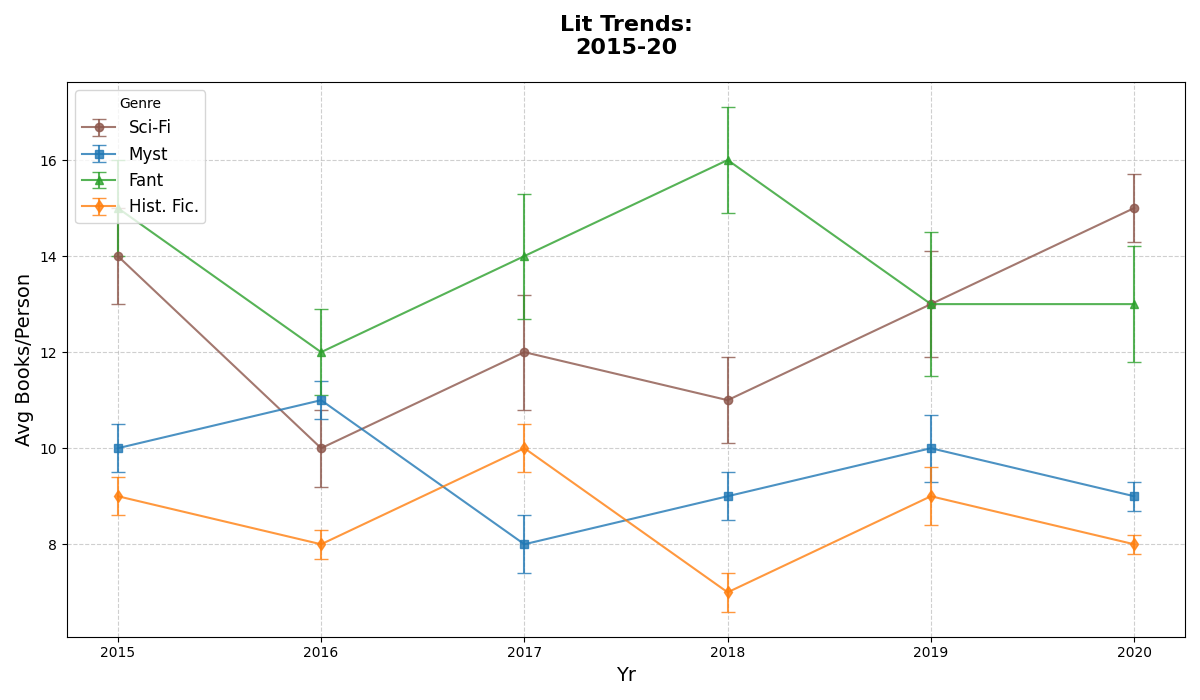

This chart was generated by the following Python code:
import matplotlib.pyplot as plt
import numpy as np

years = np.array([2015, 2016, 2017, 2018, 2019, 2020])

sci_fi = np.array([14, 10, 12, 11, 13, 15])
mystery = np.array([10, 11, 8, 9, 10, 9])
fantasy = np.array([15, 12, 14, 16, 13, 13])
historical_fiction = np.array([9, 8, 10, 7, 9, 8])

errors = {
    "Sci-Fi": np.array([1, 0.8, 1.2, 0.9, 1.1, 0.7]),
    "Mystery": np.array([0.5, 0.4, 0.6, 0.5, 0.7, 0.3]),
    "Fantasy": np.array([1, 0.9, 1.3, 1.1, 1.5, 1.2]),
    "Historical Fiction": np.array([0.4, 0.3, 0.5, 0.4, 0.6, 0.2]),
}

colors = ['#8c564b', '#1f77b4', '#2ca02c', '#ff7f0e']

fig, ax = plt.subplots(figsize=(12, 7))

ax.errorbar(years, sci_fi, yerr=errors["Sci-Fi"], label='Sci-Fi', color=colors[0], fmt='-o', capsize=5, alpha=0.8)
ax.errorbar(years, mystery, yerr=errors["Mystery"], label='Myst', color=colors[1], fmt='-s', capsize=5, alpha=0.8)
ax.errorbar(years, fantasy, yerr=errors["Fantasy"], label='Fant', color=colors[2], fmt='-^', capsize=5, alpha=0.8)
ax.errorbar(years, historical_fiction, yerr=errors["Historical Fiction"], label='Hist. Fic.', color=colors[3], fmt='-d', capsize=5, alpha=0.8)

ax.set_title("Lit Trends:\n2015-20", fontsize=16, fontweight='bold', pad=20)
ax.set_xlabel("Yr", fontsize=14)
ax.set_ylabel("Avg Books/Person", fontsize=14)
ax.set_xticks(years)
ax.legend(title='Genre', fontsize=12, loc='upper left')
ax.grid(True, linestyle='--', alpha=0.6)
plt.tight_layout()
plt.show()
